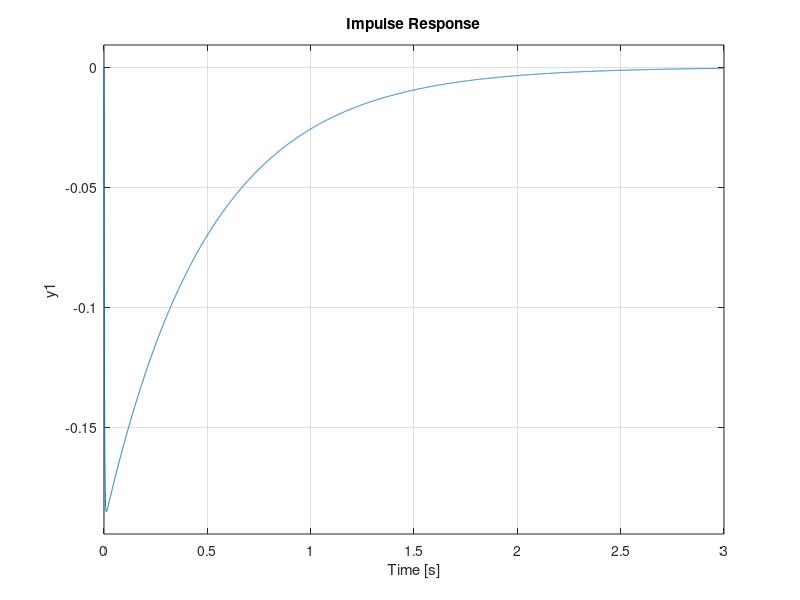

Write MATLAB code to recreate this figure. (Note: this script raises an error after producing the figure.)
%%
%task 3.3.1 SS-form and linerazied
clear
clc

g = 9.8;
b_f = 0; 
m_b = 0.381; 
l_b = 0.112;   
I_b = 0.00616;
m_w = 0.036;
l_w = 0.021;
I_w = 0.00000746;
R_m = 4.4;
L_m = 0;
b_m = 0;
K_e = 0.444;
K_t = 0.470;

%a = sym('a', [2 4]);
%gamma = sym('gamma',[2,2]);
%beta = sym('beta',[2,1]);
%copy pastad kod


gamma_11 = ( (I_w)/(l_w) + l_w * m_b + l_w * m_w ); gamma_12 = + m_b * l_b * l_w; alpha_12 = - ( (K_e * K_t)/(R_m) + b_f ) / (l_w); alpha_14 = + ( (K_e * K_t)/(R_m) + b_f ); gamma_21 = m_b * l_b; gamma_22 = ( I_b + m_b * l_b^2 ); alpha_22 = ( (K_e * K_t)/(R_m) + b_f ) / (l_w); alpha_23 = m_b * l_b * g; alpha_24 = - ( (K_e * K_t)/(R_m) + b_f ); beta_11 = + (K_t)/(R_m); beta_12 = + l_w; beta_21 = - (K_t)/(R_m); beta_22 = + l_b; delta = gamma_11 * gamma_22 - gamma_12 * gamma_21; a_22 = ( gamma_22 * alpha_12 - gamma_12 * alpha_22) / delta; a_23 = ( - gamma_12 * alpha_23) / delta; a_24 = ( gamma_22 * alpha_14 - gamma_12 * alpha_24) / delta; a_42 = (- gamma_21 * alpha_12 + gamma_11 * alpha_22) / delta; a_43 = ( + gamma_11 * alpha_23) / delta;
a_44 = (- gamma_21 * alpha_14 + gamma_11 * alpha_24) / delta; 
b_21 = ( gamma_22 * beta_11 - gamma_12 * beta_21) / delta; 
b_22 = ( gamma_22 * beta_12 - gamma_12 * beta_22) / delta; 
b_41 = (- gamma_21 * beta_11 + gamma_11 * beta_21) / delta;
b_42 = (- gamma_21 * beta_12 + gamma_11 * beta_22) / delta; 
%
A = [ 0 1 0 0 ; 0 a_22 a_23 a_24 ; 0 0 0 1 ; 0 a_42 a_43 a_44 ];
B = [ 0 ; b_21 ; 0 ; b_41 ]; 
C = [ 0 0 1 0 ]; 
D=0;
% 
% B with an additional input for the poking disturbances 
Bd = [ 0 0 ; b_21 b_22 ; 0 0 ; b_41 b_42 ];  %try to prove this in 3.6.1





%%
%3.4.1
s = tf('s')
sys  = ss(A,B,C,D) %state space
poles = pole(sys) % 4 poles, 1-2(?) unstable
zeros = zero(sys) %2 zeros at z = 0;
G = s^2/(s*(s-poles(1))*(s-poles(2))*(s-poles(3)))
[a,b,gain] = ss2zp(A,B,C,D,1) %with gain from here
G = G*-90 %-90 = gain...
%[num den ]=ss2tf(A,B,C,D,1)





%ss2tf(A,B,C,D,1)

%%
%3.5.1
p1 = poles(1)
p2 = poles(2)
p3 = poles(3) %den instabila polen :( 

p3_new = -2;     %can change this value for different poles! will probably be unstable when far away from orignial pole?! 
%enligt eq (58)
p = (p1*p3_new+p2*p3_new-p1*p3-p2*p3)/gain
i = (p1*p2*p3-p1*p2*p3_new)/gain
d = (p3-p3_new)/gain


%new TF 
%pidC = 
%G_new_poles = 
%G_pid = ga




%3.5.1
%syms p1 p2 p3 kp ki kd gain s
%s = tf('s')
%Gtemp =  gain*s^2/((s-p1)*(s-p2)*(s-p3))
%PIDtemp = kp+ki/s+kd*s
%feedback(Gtemp,PIDtemp)
%feedbacktemp =  Gtemp*PIDtemp/(1+PIDtemp*Gtemp)



%3.5.1 
%Just playing with some code
%p = -46.6;
%i = -260.4;
%d = -0.1;
Gclp = p*G/(1+p*G) % feedback with P-controller
P_poles = pole(Gclp)
P_zeros=zero(Gclp)
rlocus(Gclp)
%How to do a root locus as in instructions?!

%PI-controller

pidi = pid(p,i,0,0)
Gclpi = feedback(G,pidi) %feedback with PI-controller
PI_poles = pole(Gclpi)
PI_zeros=zero(Gclpi)

pidi = pid(p,i,0,0)
Gclpi = feedback(G,pidi)
PI_poles = pole(Gclpi)
PI_zeros=zero(Gclpi)

%pid-controller
pidid = pid(p,i,d,0)
Gclpid = feedback(G,pidid) %feedback with PI-controller
PID_poles = pole(Gclpid)
PID_zeros=zero(Gclpid)
impulse(Gclpid)
%rlocus(G*pidid)




%%
%3.4.1 COPY PASTAD NOT IN USE
%s(s-a22)(s^2-s*a44-a42) roots for TF
clc
poles = [0 a_22 a_44/2+sqrt(a_44^2/4+a_42) a_44/2-sqrt(a_44^2/4+a_42)]
zeros = [ 0 a_22 B(4)]
%ppoles doesn't seem to match with solutions..

tLinearizedBot = ss(A, B, C, 0)
[tLinearizedBotNumerator, tLinearizedBotDenominator] = ss2tf(A, B, C, 0, 1) 
[afLinearizedBotZeros, afLinearizedBotPoles, fLinearizedBotGain] = ss2zp(A, B, C, 0, 1)


%%
%plotting 3.4.1
figure(1) 
pzplot(sys); 
grid;
print('-depsc2', '-r300', 'poles_zeros_map_of_linearized_balancing_robot.eps');


%%
%3.6.1
%ta fram Bd.









%%
%task 3.7.1





C = eye(4)
 D= zeros(2,1)


%%
%task 3.8.1
bode(Gclpid*s) %ehm?



